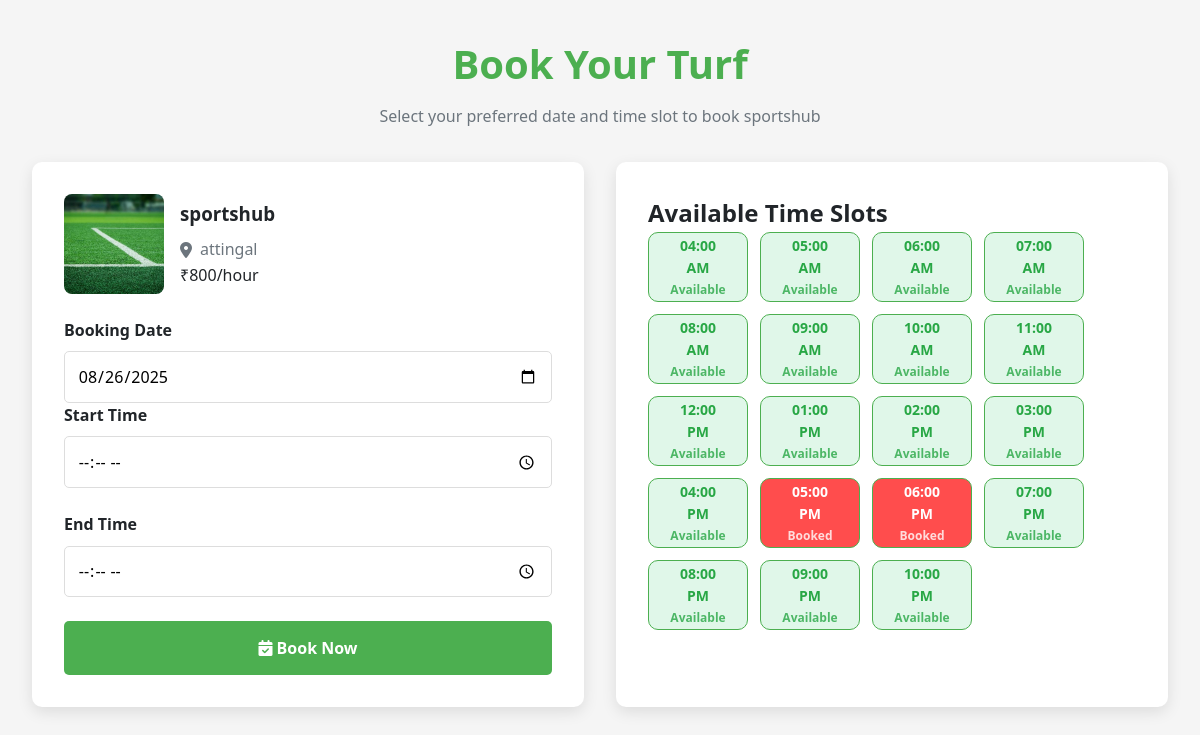
Screenshot of /turf_booking/7 (signed in) with the database file from the repository.
### Turfapp/models.py (models this page shows, shortened)
class Turf_details(models.Model):
    owner = models.ForeignKey(CustomUser, on_delete=models.CASCADE, related_name='turf')
    name = models.CharField(max_length=20)
    location = models.CharField(max_length=50)
    price = models.CharField(max_length=5)
    opening_time = models.TimeField(null=True, blank=True)
    closing_time = models.TimeField(null=True, blank=True)
    sport_types = models.ManyToManyField(SportType, related_name='turf')
    image = models.ImageField(upload_to='turf_images/', null=True, blank=True)
    length = models.FloatField(null=True, blank=True)
    width = models.FloatField(null=True, blank=True)
    has_floodlight = models.BooleanField(default=False)
    has_drinking_water = models.BooleanField(default=False)
    is_approved = models.BooleanField(default=False)
    PLAYER_CAPACITY_CHOICES = [
        ('5', "5's"),
        ('7', "7's"),
        ('11', "11's"),
    ]
    player_capacity = models.CharField(
        max_length=2,
        choices=PLAYER_CAPACITY_CHOICES,
        null=True,
        blank=True
    )
    extra_features = models.TextField(
        null=True,
        blank=True,
        help_text="Any other features not listed above"
    )
    STATUS_CHOICES =[('enabled','Enabled'),('disabled','Disabled')]
    status = models.CharField(max_length=10,choices=STATUS_CHOICES,default='enabled')

### Turfapp/views.py (the view, shortened to what this page needs)
# urls.py: path("turf_booking/<int:id>",views.Turf_booking,name='turf_booking'),
@login_required
def Turf_booking(request, id):
    turf = get_object_or_404(Turf_details, id=id)
    user = request.user
    slots = []
    selected_date = request.GET.get("date", date.today().strftime("%Y-%m-%d"))
    start_time = datetime.combine(date.today(), turf.opening_time)
    end_time = datetime.combine(date.today(), turf.closing_time)
    bookings = Booking.objects.filter(turf=turf, date=selected_date)
    current_time = datetime.now()
    while start_time < end_time:
        slot_start = start_time.time()
        slot_end = (start_time + timedelta(hours=1)).time()
        booked = bookings.filter(
            start_time__lt=slot_end, end_time__gt=slot_start
        ).exists()
        past = (selected_date == date.today().strftime("%Y-%m-%d") and
                datetime.combine(date.today(), slot_start) < current_time)
        slots.append({
            "start": slot_start.strftime("%I:%M %p"),
            "end": slot_end.strftime("%I:%M %p"),
            "status": "booked" if booked else ("past" if past else "available")
        })
        start_time += timedelta(hours=1)
    return render(request,"turf_booking.html", {
        "turf": turf,
        "slots": slots,
        "selected_date": selected_date
    })

### Turfapp/templates/turf_booking.html (shortened to what this page needs)
<!DOCTYPE html>
<html lang="en">
<head>
    <link rel="stylesheet" href="https://cdnjs.cloudflare.com/ajax/libs/font-awesome/6.4.0/css/all.min.css">
</head>
<body>
    <div class="container">
        <header>
            <h1>Book Your Turf</h1>
            <p class="page-description">Select your preferred date and time slot to book {{ turf.name }}</p>
        </header>
        <div class="booking-section">
            <div class="booking-card">
                <div class="turf-info">
                    <div class="turf-image">
                        <img src="{{ turf.image.url }}" alt="{{ turf.name }}">
                    </div>
                    <div class="turf-details">
                        <h3>{{ turf.name }}</h3>
                        <div class="turf-location">
                            <i class="fas fa-map-marker-alt"></i>
                            {{ turf.location }}
                        </div>
                        <div class="turf-price">₹{{ turf.price }}/hour</div>
                    </div>
                </div>
                <form method="get" id="dateForm">
                    <label for="date">Booking Date</label>
                    <input type="date" id="date" name="date" required min="{% now 'Y-m-d' %}"
                        value="{{ selected_date }}" onchange="document.getElementById('dateForm').submit();">
                </form>
                <form method="post">
                    <div class="form-group">
                        <label for="start_time">Start Time</label>
                        <input type="time" id="start_time" name="start_time" min="{{ turf.opening_time|time:'H:i' }}"
                            max="{{ turf.closing_time|time:'H:i' }}" required>
                    </div>
                    <div class="form-group">
                        <label for="end_time">End Time</label>
                        <input type="time" id="end_time" name="end_time" min="{{ turf.opening_time|time:'H:i' }}"
                            max="{{ turf.closing_time|time:'H:i' }}" required>
                    </div>
                    <button type="submit" name="custom_booking">
                        <i class="fas fa-calendar-check"></i> Book Now
                    </button>
                </form>
            </div>
            <div class="booking-card available-slots">
                <h2>Available Time Slots</h2>
                <div class="slot-row">
                    {% for slot in slots %}
                    <div class="slot-card {% if slot.status == 'booked' %}booked{% else %}available{% endif %}">
                        <span class="time">{{ slot.start }}</span>
                        <span class="status">
                            {% if slot.status == 'booked' %}Booked{% else %}Available{% endif %}
                        </span>
                    </div>
                    {% empty %}
                    <p>Please select a date to see available slots.</p>
                    {% endfor %}
                </div>
            </div>
        </div>
    </div>
</body>
</html>

### Turfapp/templates/turf_booking.html (style rules this page uses)
:root { --primary: #4CAF50; --primary-dark: #45a049; --primary-light: #e8f5e9; --light: #f8f9fa; --dark: #212529; --gray: #6c757d; --error: #e74c3c; --shadow: 0 5px 15px rgba(0, 0, 0, 0.1); }
* { margin: 0; padding: 0; box-sizing: border-box; font-family: 'Segoe UI', Tahoma, Geneva, Verdana, sans-serif; }
body { background-color: #f5f5f5; color: var(--dark); line-height: 1.6; }
.container { max-width: 1200px; margin: 0 auto; padding: 2rem; }
header { text-align: center; margin-bottom: 2rem; position: relative; }
h1 { color: var(--primary); margin-bottom: 0.5rem; font-size: 2.5rem; }
.page-description { color: var(--gray); max-width: 600px; margin: 0 auto; }
.booking-section { display: grid; grid-template-columns: 1fr 1fr; gap: 2rem; margin-top: 2rem; }
.booking-card { background: white; border-radius: 10px; box-shadow: var(--shadow); padding: 2rem; }
.form-group { margin-bottom: 1.5rem; }
label { display: block; margin-bottom: 0.5rem; font-weight: 600; color: var(--dark); }
select, input { width: 100%; padding: 0.8rem; border: 1px solid #ddd; border-radius: 5px; font-size: 1rem; transition: all 0.3s; }
button { background-color: var(--primary); color: white; border: none; padding: 1rem; border-radius: 5px; font-size: 1rem; font-weight: 600; cursor: pointer; width: 100%; transition: all 0.3s; }
.turf-info { display: flex; gap: 1rem; margin-bottom: 1.5rem; align-items: center; }
.turf-image { width: 100px; height: 100px; border-radius: 8px; overflow: hidden; }
.turf-image img { width: 100%; height: 100%; object-fit: cover; }
.turf-details h3 { margin-bottom: 0.5rem; }
.turf-location { color: var(--gray); display: flex; align-items: center; gap: 0.5rem; }
.available-slots { margin-top: 0; }
.slot-card { background: white; border: 1px solid var(--primary); border-radius: 8px; padding: 1.5rem; text-align: center; transition: all 0.3s; }
.slot-row { display: flex; gap: 12px; flex-wrap: wrap; }
.slot-card { display: flex; flex-direction: column; align-items: center; justify-content: center; width: 100px; height: 70px; border-radius: 10px; font-weight: bold; transition: transform 0.2s ease, background-color 0.3s ease; }
.slot-card .time { font-size: 14px; }
.slot-card .status { font-size: 12px; opacity: 0.8; }
.slot-card.available { background-color: #e0f7e9; color: #28a745; }
.slot-card.booked { background-color: #ff4d4d; color: white; cursor: not-allowed; }

### rows the page displays
Turf_details: name "sportshub", image (picture), location "attingal", price "800"

### other values shown
{{ slot.start }} "04:00 AM" "05:00 AM" "06:00 AM" "07:00 AM" "08:00 AM" "09:00 AM" "10:00 AM" "11:00 AM" "12:00 PM" "01:00 PM" "02:00 PM" "03:00 PM" "04:00 PM" "05:00 PM" "06:00 PM" "07:00 PM" "08:00 PM" "09:00 PM" "10:00 PM"
